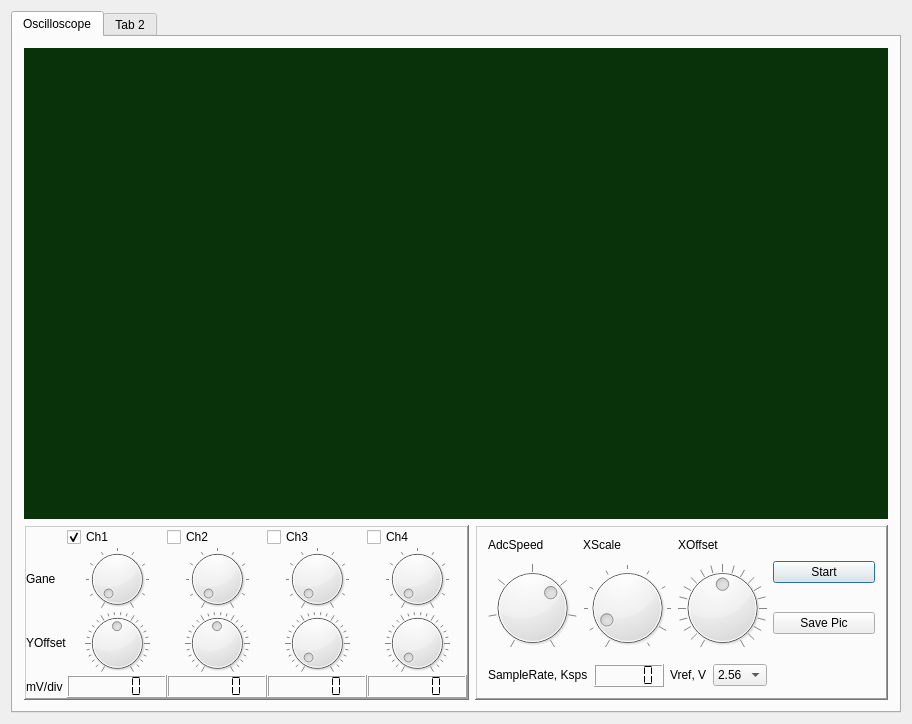
<?xml version="1.0" encoding="UTF-8"?>
<ui version="4.0">
 <class>DialogClass</class>
 <widget class="QDialog" name="DialogClass">
  <property name="geometry">
   <rect>
    <x>0</x>
    <y>0</y>
    <width>912</width>
    <height>724</height>
   </rect>
  </property>
  <property name="windowTitle">
   <string>Dialog</string>
  </property>
  <layout class="QGridLayout" name="gridLayout_4">
   <item row="0" column="0">
    <widget class="QTabWidget" name="tabWidget">
     <property name="currentIndex">
      <number>0</number>
     </property>
     <widget class="QWidget" name="tab">
      <attribute name="title">
       <string>Oscilloscope</string>
      </attribute>
      <layout class="QVBoxLayout" name="verticalLayout_2">
       <item>
        <widget class="MyGraph" name="Display" native="true">
         <property name="sizePolicy">
          <sizepolicy hsizetype="MinimumExpanding" vsizetype="MinimumExpanding">
           <horstretch>0</horstretch>
           <verstretch>0</verstretch>
          </sizepolicy>
         </property>
         <property name="palette">
          <palette>
           <active>
            <colorrole role="Base">
             <brush brushstyle="SolidPattern">
              <color alpha="255">
               <red>255</red>
               <green>255</green>
               <blue>255</blue>
              </color>
             </brush>
            </colorrole>
            <colorrole role="Window">
             <brush brushstyle="SolidPattern">
              <color alpha="255">
               <red>10</red>
               <green>50</green>
               <blue>10</blue>
              </color>
             </brush>
            </colorrole>
           </active>
           <inactive>
            <colorrole role="Base">
             <brush brushstyle="SolidPattern">
              <color alpha="255">
               <red>255</red>
               <green>255</green>
               <blue>255</blue>
              </color>
             </brush>
            </colorrole>
            <colorrole role="Window">
             <brush brushstyle="SolidPattern">
              <color alpha="255">
               <red>10</red>
               <green>50</green>
               <blue>10</blue>
              </color>
             </brush>
            </colorrole>
           </inactive>
           <disabled>
            <colorrole role="Base">
             <brush brushstyle="SolidPattern">
              <color alpha="255">
               <red>10</red>
               <green>50</green>
               <blue>10</blue>
              </color>
             </brush>
            </colorrole>
            <colorrole role="Window">
             <brush brushstyle="SolidPattern">
              <color alpha="255">
               <red>10</red>
               <green>50</green>
               <blue>10</blue>
              </color>
             </brush>
            </colorrole>
           </disabled>
          </palette>
         </property>
         <property name="autoFillBackground">
          <bool>true</bool>
         </property>
         <property name="styleSheet">
          <string notr="true"/>
         </property>
        </widget>
       </item>
       <item>
        <layout class="QHBoxLayout" name="horizontalLayout">
         <item>
          <widget class="QFrame" name="frame_2">
           <property name="sizePolicy">
            <sizepolicy hsizetype="MinimumExpanding" vsizetype="Maximum">
             <horstretch>0</horstretch>
             <verstretch>0</verstretch>
            </sizepolicy>
           </property>
           <property name="frameShape">
            <enum>QFrame::WinPanel</enum>
           </property>
           <property name="frameShadow">
            <enum>QFrame::Raised</enum>
           </property>
           <layout class="QGridLayout" name="gridLayout">
            <property name="margin">
             <number>0</number>
            </property>
            <property name="spacing">
             <number>0</number>
            </property>
            <item row="0" column="1">
             <widget class="QCheckBox" name="Ch1">
              <property name="layoutDirection">
               <enum>Qt::LeftToRight</enum>
              </property>
              <property name="text">
               <string>Ch1</string>
              </property>
              <property name="checked">
               <bool>true</bool>
              </property>
             </widget>
            </item>
            <item row="2" column="1">
             <widget class="QDial" name="Ch1Offset">
              <property name="minimum">
               <number>-50</number>
              </property>
              <property name="maximum">
               <number>50</number>
              </property>
              <property name="notchTarget">
               <double>3.700000000000000</double>
              </property>
              <property name="notchesVisible">
               <bool>true</bool>
              </property>
             </widget>
            </item>
            <item row="3" column="1">
             <widget class="QLCDNumber" name="Ch1Vdiv">
              <property name="segmentStyle">
               <enum>QLCDNumber::Flat</enum>
              </property>
             </widget>
            </item>
            <item row="2" column="2">
             <widget class="QDial" name="Ch2Offset">
              <property name="minimum">
               <number>-50</number>
              </property>
              <property name="maximum">
               <number>50</number>
              </property>
              <property name="notchesVisible">
               <bool>true</bool>
              </property>
             </widget>
            </item>
            <item row="3" column="2">
             <widget class="QLCDNumber" name="Ch2Vdiv">
              <property name="segmentStyle">
               <enum>QLCDNumber::Flat</enum>
              </property>
             </widget>
            </item>
            <item row="0" column="2">
             <widget class="QCheckBox" name="Ch2">
              <property name="text">
               <string>Ch2</string>
              </property>
             </widget>
            </item>
            <item row="0" column="3">
             <widget class="QCheckBox" name="Ch3">
              <property name="text">
               <string>Ch3</string>
              </property>
             </widget>
            </item>
            <item row="0" column="4">
             <widget class="QCheckBox" name="Ch4">
              <property name="text">
               <string>Ch4</string>
              </property>
             </widget>
            </item>
            <item row="2" column="3">
             <widget class="QDial" name="Ch3Offset">
              <property name="notchesVisible">
               <bool>true</bool>
              </property>
             </widget>
            </item>
            <item row="2" column="4">
             <widget class="QDial" name="Ch4Offset">
              <property name="notchesVisible">
               <bool>true</bool>
              </property>
             </widget>
            </item>
            <item row="3" column="3">
             <widget class="QLCDNumber" name="Ch3Vdiv">
              <property name="segmentStyle">
               <enum>QLCDNumber::Flat</enum>
              </property>
             </widget>
            </item>
            <item row="3" column="4">
             <widget class="QLCDNumber" name="Ch4Vdiv">
              <property name="segmentStyle">
               <enum>QLCDNumber::Flat</enum>
              </property>
             </widget>
            </item>
            <item row="1" column="1">
             <widget class="QDial" name="Ch1Gane">
              <property name="maximum">
               <number>10</number>
              </property>
              <property name="notchesVisible">
               <bool>true</bool>
              </property>
             </widget>
            </item>
            <item row="1" column="2">
             <widget class="QDial" name="Ch2Gane">
              <property name="maximum">
               <number>10</number>
              </property>
              <property name="notchesVisible">
               <bool>true</bool>
              </property>
             </widget>
            </item>
            <item row="1" column="3">
             <widget class="QDial" name="Ch3Gane">
              <property name="maximum">
               <number>10</number>
              </property>
              <property name="notchesVisible">
               <bool>true</bool>
              </property>
             </widget>
            </item>
            <item row="1" column="4">
             <widget class="QDial" name="Ch4Gane">
              <property name="maximum">
               <number>10</number>
              </property>
              <property name="notchesVisible">
               <bool>true</bool>
              </property>
             </widget>
            </item>
            <item row="1" column="0">
             <widget class="QLabel" name="label">
              <property name="sizePolicy">
               <sizepolicy hsizetype="Fixed" vsizetype="Fixed">
                <horstretch>0</horstretch>
                <verstretch>0</verstretch>
               </sizepolicy>
              </property>
              <property name="text">
               <string>Gane</string>
              </property>
             </widget>
            </item>
            <item row="2" column="0">
             <widget class="QLabel" name="label_3">
              <property name="sizePolicy">
               <sizepolicy hsizetype="Fixed" vsizetype="Fixed">
                <horstretch>0</horstretch>
                <verstretch>0</verstretch>
               </sizepolicy>
              </property>
              <property name="text">
               <string>YOffset</string>
              </property>
              <property name="textFormat">
               <enum>Qt::AutoText</enum>
              </property>
             </widget>
            </item>
            <item row="3" column="0">
             <widget class="QLabel" name="label_4">
              <property name="text">
               <string>mV/div</string>
              </property>
             </widget>
            </item>
           </layout>
          </widget>
         </item>
         <item>
          <widget class="QFrame" name="frame">
           <property name="sizePolicy">
            <sizepolicy hsizetype="MinimumExpanding" vsizetype="Maximum">
             <horstretch>0</horstretch>
             <verstretch>0</verstretch>
            </sizepolicy>
           </property>
           <property name="frameShape">
            <enum>QFrame::WinPanel</enum>
           </property>
           <property name="frameShadow">
            <enum>QFrame::Raised</enum>
           </property>
           <layout class="QGridLayout" name="gridLayout_3">
            <item row="0" column="0" colspan="2">
             <layout class="QGridLayout" name="gridLayout_2">
              <item row="0" column="0">
               <widget class="QLabel" name="label_5">
                <property name="text">
                 <string>AdcSpeed</string>
                </property>
               </widget>
              </item>
              <item row="0" column="1">
               <widget class="QLabel" name="label_6">
                <property name="text">
                 <string>XScale</string>
                </property>
               </widget>
              </item>
              <item row="0" column="2">
               <widget class="QLabel" name="label_7">
                <property name="text">
                 <string>XOffset</string>
                </property>
               </widget>
              </item>
              <item row="1" column="0">
               <widget class="QDial" name="AdcSpeed">
                <property name="maximum">
                 <number>6</number>
                </property>
                <property name="pageStep">
                 <number>1</number>
                </property>
                <property name="value">
                 <number>4</number>
                </property>
                <property name="notchesVisible">
                 <bool>true</bool>
                </property>
               </widget>
              </item>
              <item row="1" column="1">
               <widget class="QDial" name="XScale">
                <property name="maximum">
                 <number>10</number>
                </property>
                <property name="pageStep">
                 <number>9</number>
                </property>
                <property name="value">
                 <number>1</number>
                </property>
                <property name="notchesVisible">
                 <bool>true</bool>
                </property>
               </widget>
              </item>
              <item row="1" column="2">
               <widget class="QDial" name="XOffset">
                <property name="minimum">
                 <number>-500</number>
                </property>
                <property name="maximum">
                 <number>500</number>
                </property>
                <property name="notchTarget">
                 <double>50.000000000000000</double>
                </property>
                <property name="notchesVisible">
                 <bool>true</bool>
                </property>
               </widget>
              </item>
             </layout>
            </item>
            <item row="0" column="2">
             <layout class="QVBoxLayout" name="verticalLayout">
              <item>
               <widget class="QPushButton" name="Start">
                <property name="text">
                 <string>Start</string>
                </property>
               </widget>
              </item>
              <item>
               <widget class="QPushButton" name="SavePic">
                <property name="text">
                 <string>Save Pic</string>
                </property>
               </widget>
              </item>
             </layout>
            </item>
            <item row="1" column="0">
             <layout class="QHBoxLayout" name="horizontalLayout_3">
              <item>
               <widget class="QLabel" name="label_2">
                <property name="sizePolicy">
                 <sizepolicy hsizetype="Fixed" vsizetype="Fixed">
                  <horstretch>0</horstretch>
                  <verstretch>0</verstretch>
                 </sizepolicy>
                </property>
                <property name="text">
                 <string>SampleRate, Ksps</string>
                </property>
               </widget>
              </item>
              <item>
               <widget class="QLCDNumber" name="SampleRate">
                <property name="sizePolicy">
                 <sizepolicy hsizetype="Fixed" vsizetype="Fixed">
                  <horstretch>0</horstretch>
                  <verstretch>0</verstretch>
                 </sizepolicy>
                </property>
                <property name="minimumSize">
                 <size>
                  <width>70</width>
                  <height>0</height>
                 </size>
                </property>
                <property name="mode">
                 <enum>QLCDNumber::Dec</enum>
                </property>
                <property name="segmentStyle">
                 <enum>QLCDNumber::Flat</enum>
                </property>
                <property name="value" stdset="0">
                 <double>0.000000000000000</double>
                </property>
                <property name="intValue" stdset="0">
                 <number>0</number>
                </property>
               </widget>
              </item>
             </layout>
            </item>
            <item row="1" column="1">
             <layout class="QHBoxLayout" name="horizontalLayout_4">
              <item>
               <widget class="QLabel" name="VrefLabel">
                <property name="sizePolicy">
                 <sizepolicy hsizetype="Fixed" vsizetype="Fixed">
                  <horstretch>0</horstretch>
                  <verstretch>0</verstretch>
                 </sizepolicy>
                </property>
                <property name="text">
                 <string>Vref, V</string>
                </property>
               </widget>
              </item>
              <item>
               <widget class="QComboBox" name="VrefList">
                <property name="sizePolicy">
                 <sizepolicy hsizetype="Fixed" vsizetype="Fixed">
                  <horstretch>0</horstretch>
                  <verstretch>0</verstretch>
                 </sizepolicy>
                </property>
                <item>
                 <property name="text">
                  <string>2.56</string>
                 </property>
                </item>
                <item>
                 <property name="text">
                  <string>5</string>
                 </property>
                </item>
               </widget>
              </item>
             </layout>
            </item>
           </layout>
          </widget>
         </item>
        </layout>
       </item>
      </layout>
     </widget>
     <widget class="QWidget" name="tab_2">
      <attribute name="title">
       <string>Tab 2</string>
      </attribute>
     </widget>
    </widget>
   </item>
  </layout>
 </widget>
 <layoutdefault spacing="6" margin="11"/>
 <customwidgets>
  <customwidget>
   <class>MyGraph</class>
   <extends>QWidget</extends>
   <header>graph.h</header>
   <container>1</container>
  </customwidget>
 </customwidgets>
 <resources/>
 <connections/>
</ui>
